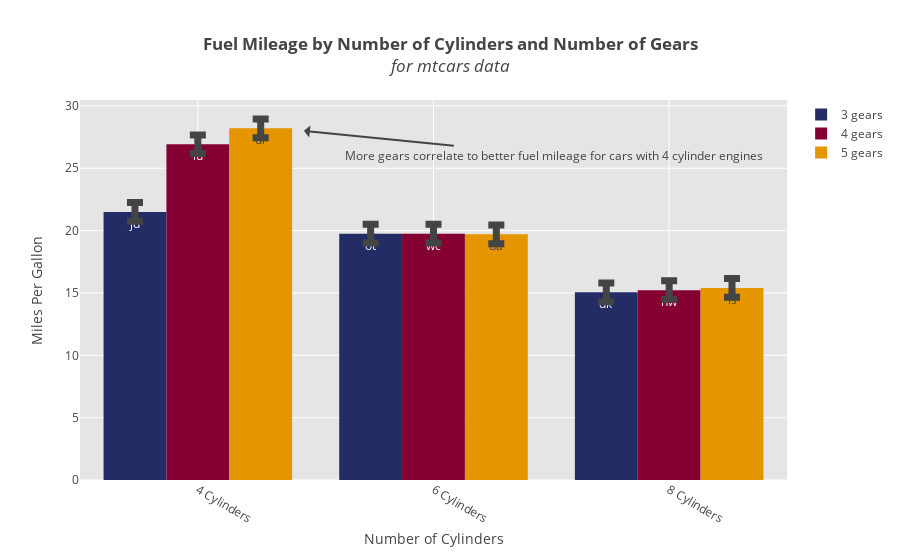

The code cell stored with this chart in its notebook:
### Markdown cell above
Now add more detail by adding elements to `args`:

### Code cell
# add additional characteristics to graph
title = '<b>Fuel Mileage by Number of Cylinders and Number of Gears</b>'
title += '<br><i>for mtcars data</i>'
args['title'] = title
args['names'] = names
args['errors'] = errors
args['xlab'] = 'Number of Cylinders'
args['ylab'] = 'Miles Per Gallon'
args['annotations'] = [{'text':'More gears correlate to better fuel mileage for cars with 4 cylinder engines',
                        'x':0.45, 'y':28, 'ax':250, 'ay':25, 'showarrow':True}]

fig = barplot.create_graph(**args)

### Figure 1 — Plotly figure (JSON) as saved in the notebook; plotly's stock layout.template omitted (floating-point values rounded to 4 significant figures)
{"data": [{"error_y": {"array": [0.75, 0.75, 0.75], "thickness": 7, "type": "data", "visible": true, "width": 8}, "marker": {"color": "#232C65"}, "name": "3 gears", "text": ["jd", "ot", "dk"], "type": "bar", "uid": "f707a388-dea8-431a-9a42-2eb4f03cef00", "x": ["4 Cylinders", "6 Cylinders", "8 Cylinders"], "y": [21.5, 19.75, 15.05]}, {"error_y": {"array": [0.75, 0.75, 0.75], "thickness": 7, "type": "data", "visible": true, "width": 8}, "marker": {"color": "#840032"}, "name": "4 gears", "text": ["lu", "wc", "nw"], "type": "bar", "uid": "86bc3982-f897-48ec-8e66-7728e3d49c5c", "x": ["4 Cylinders", "6 Cylinders", "8 Cylinders"], "y": [26.93, 19.75, 15.23]}, {"error_y": {"array": [0.75, 0.75, 0.75], "thickness": 7, "type": "data", "visible": true, "width": 8}, "marker": {"color": "#E59500"}, "name": "5 gears", "text": ["dr", "da", "is"], "type": "bar", "uid": "64a67923-c7c4-46c0-970a-173364e21dab", "x": ["4 Cylinders", "6 Cylinders", "8 Cylinders"], "y": [28.2, 19.7, 15.4]}], "layout": {"annotations": [{"ax": 250, "ay": 25, "showarrow": true, "text": "More gears correlate to better fuel mileage for cars with 4 cylinder engines", "x": 0.45, "y": 28}], "hovermode": "closest", "plot_bgcolor": "rgb(229, 229, 229)", "title": "<b>Fuel Mileage by Number of Cylinders and Number of Gears</b><br><i>for mtcars data</i>", "xaxis": {"gridcolor": "rgb(255,255,255)", "tickangle": 30, "title": "Number of Cylinders", "zerolinecolor": "rgb(255,255,255)"}, "yaxis": {"gridcolor": "rgb(255,255,255)", "title": "Miles Per Gallon", "zerolinecolor": "rgb(255,255,255)"}}}
